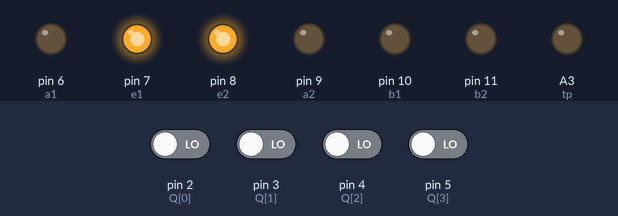
Simulated run of this sketch. Board: Arduino Uno, built with avr-gcc and run on an emulated ATmega328P. On the bench: output pins drawn as LEDs (lit = HIGH). Inputs (shaded band) come from the test bench; at power-on: pin 2 (Q[0]), pin 3 (Q[1]), pin 4 (Q[2]), pin 5 (Q[3]) LOW.

Above: at 1.2 s.
1.3 s: pin 4 (Q[2]) driven HIGH
At 1.6 s:
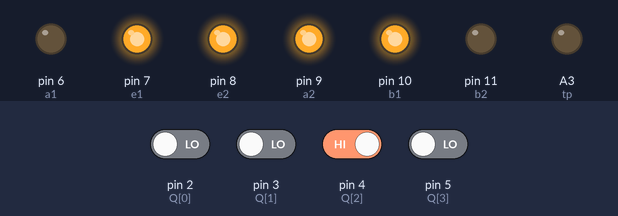
4.3 s: pin 3 (Q[1]) driven HIGH
At 4.7 s:
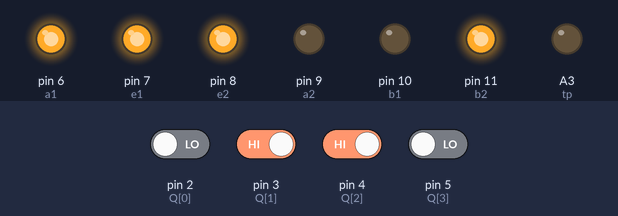
7.3 s: pin 4 (Q[2]) driven LOW
At 8.5 s:
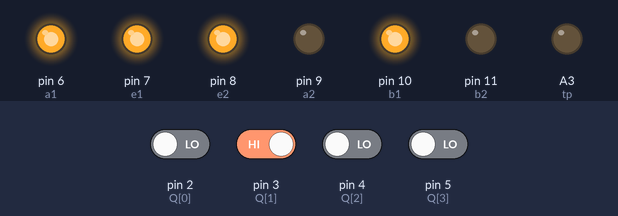
8.8 s: pin 2 (Q[0]) driven HIGH
At 9.7 s:
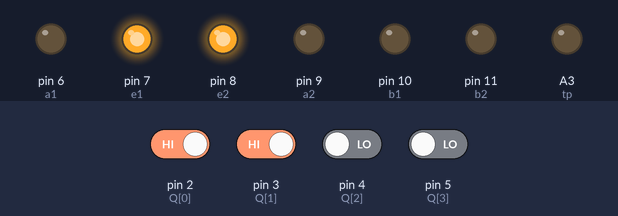
10.3 s: pin 2 (Q[0]) driven LOW
At 10.8 s:
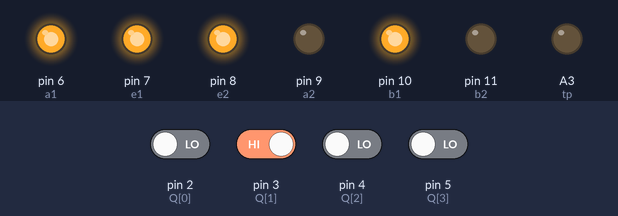
11.8 s: pin 3 (Q[1]) driven LOW and pin 5 (Q[3]) driven HIGH
At 13.2 s:
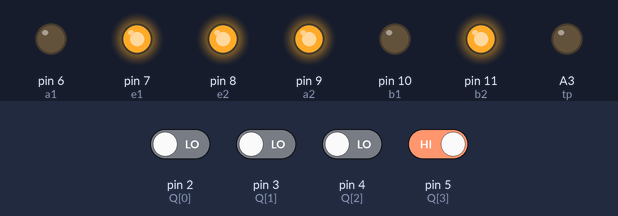
Timing chart, 0 to 14.3 s (numbered marks = the images above; inputs shaded):
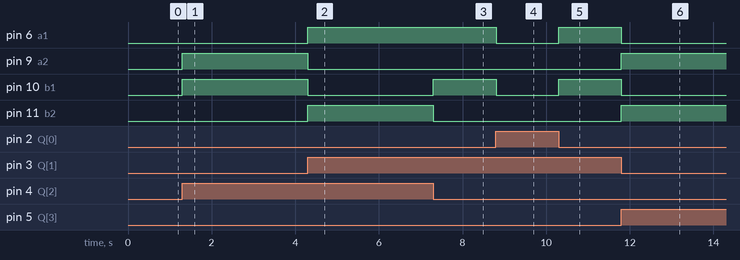

Measured:
- after the input at 1.3 s, pin 9 (a2), pin 10 (b1): LOW → HIGH at once
- after the input at 4.3 s, pin 6 (a1), pin 11 (b2): LOW → HIGH at once; pin 9 (a2), pin 10 (b1): HIGH → LOW at once
- after the input at 7.3 s, pin 10 (b1): LOW → HIGH at once; pin 11 (b2): HIGH → LOW at once
- after the input at 8.8 s, pin 6 (a1), pin 10 (b1): HIGH → LOW at once
- after the input at 10.3 s, pin 6 (a1), pin 10 (b1): LOW → HIGH at once
- after the input at 11.8 s, pin 6 (a1), pin 10 (b1): HIGH → LOW at once; pin 9 (a2), pin 11 (b2): LOW → HIGH at once

The sketch:

DTMF_robo_spcl.ino
```cpp
int idist=4;
int ldist;
const int t=A2;
const int tp=A3;
const int ep=A4;
const int e1=7;
const int e2=8;
const int a1=6;
const int a2=9;
const int b1=10;
const int b2=11;
const int StD=0;
const int Q[4]={2,3,4,5};
int h=255;
int l=0;
int key;
void us();
void lt();
void rt();
void front();
void bt();
void temp();
void st();

void setup()
{
  pinMode(A3,OUTPUT);
  pinMode(A4,INPUT);
  pinMode(a1,OUTPUT);
  pinMode(a2,OUTPUT);
  pinMode(b1,OUTPUT);
  pinMode(b2,OUTPUT);
  pinMode(e1,OUTPUT);
  pinMode(e2,OUTPUT);
digitalWrite(e1,HIGH);
digitalWrite(e2,HIGH);
 Serial.begin(9600);
 attachInterrupt(StD,dtmf,RISING);
  for(int i=0;i<4;i++)
 {
  pinMode(Q[i],INPUT);
 }
}

void dtmf()
{
  key=0;
  for(int i=0;i<4;i++)
  key+=digitalRead(Q[i])<<i;

}
void loop()
{
   dtmf();

  if(key==2)
  {
//   us();

  front();
  }

  else if(key==4)
  {
  //  us();
    lt();
  }
  else if(key==6)
 {
  //us();
  rt();
 }
 else if(key==8)
{
//us();
  bt();
}
  else
{
 //us();
  st();
}
  //temp();


}
 void temp()
 {

int x=analogRead(t);
if(x>90)
bt();
 }
  void front()
  {
    analogWrite(a1,h);
    analogWrite(a2,l);
    analogWrite(b1,h);
    analogWrite(b2,l);

  }
  void lt()
  {
     analogWrite(a1,l);
      analogWrite(a2,h);
      analogWrite(b1,h);
       analogWrite(b2,l);
       delay(500);
       st();
  }
  void rt()
  {
    analogWrite(a1,h);
     analogWrite(a2,l);
  analogWrite(b1,l);
     analogWrite(b2,h);
     delay(500);
     st();
  }
  void bt()
  {
    analogWrite(a1,l);
     analogWrite(a2,h);
      analogWrite(b1,l);
       analogWrite(b2,h);
  }
  void st()

  {
    analogWrite(a1,l);
     analogWrite(a2,l);
      analogWrite(b1,l);
       analogWrite(b2,l);
  }
 void us()
 {
   analogWrite(tp,h);
   delay(10);
   analogWrite(tp,l);
   int distance=pulseIn(ep,HIGH);
 distance=distance/58;
 if(distance<idist)
 {
   while(distance==idist)
   h=250;
 }

 else if(distance>idist)
 {
 while(distance==idist)
 h=115;
 }
 else
 h=180;
 }
```
